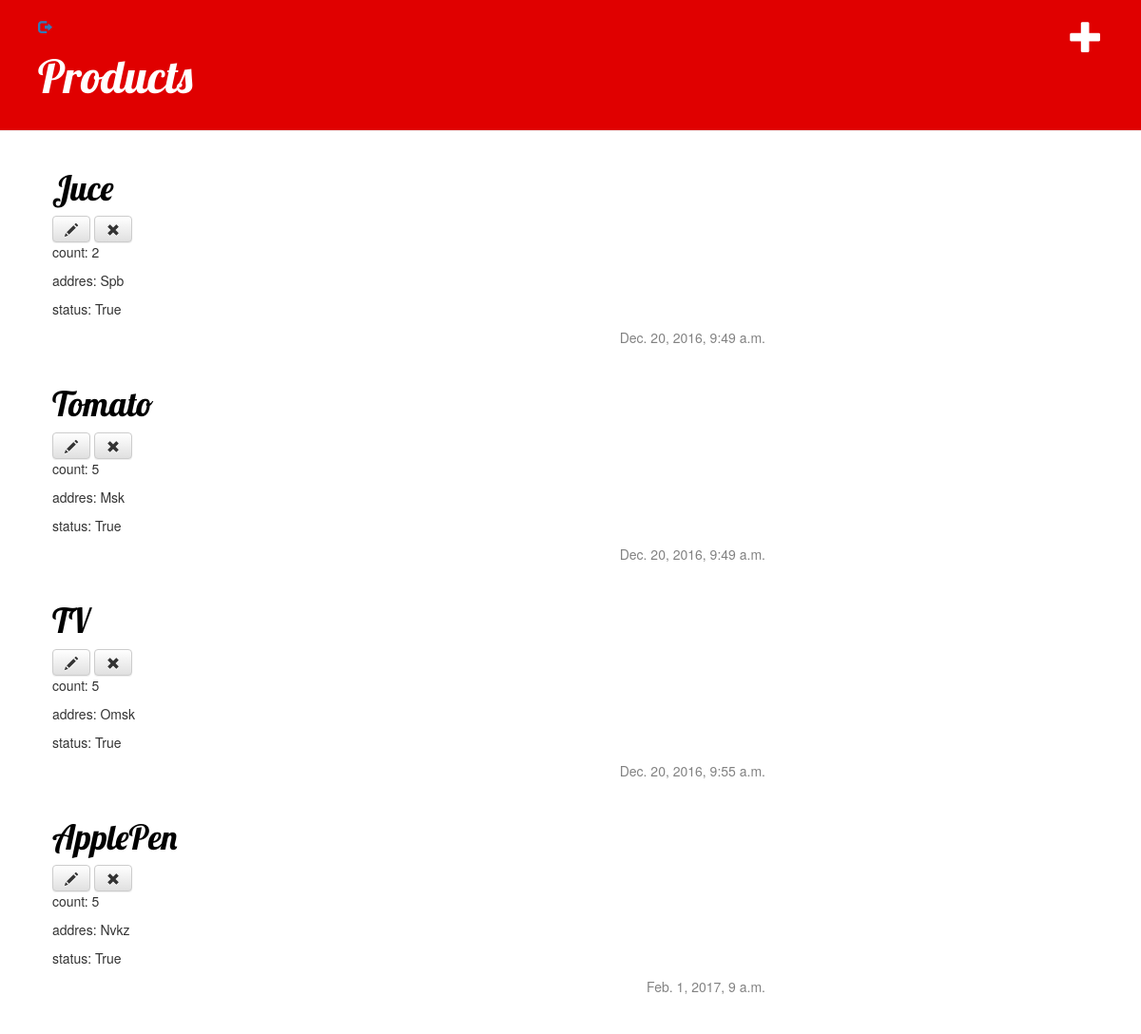
The app's page / (signed in) with its own data.
### product/models.py (models this page shows, shortened)
class InfoProd(models.Model):
    prod_title = models.CharField(max_length=100)
    prod_count = models.IntegerField(default=0)
    prod_address = models.CharField(max_length=200)
    prod_date = models.DateTimeField('prod_date')
    prod_status = models.BooleanField()

### product/views.py (the view)
# urls.py: url(r'^$', views.prod_list, name='prod_list'),
def prod_list(request):
    prods = InfoProd.objects.all().order_by('prod_date')
    return render(request, 'product/prod_list.html', {'prods': prods})

### product/templates/product/prod_list.html
 {% extends 'product/base.html' %}
 {% block content %}
                    {% for prod in prods %}
                        <div class="prod">
                            <h1><a href="{% url 'prod_detail' pk=prod.pk %}">{{ prod.prod_title }}</a></h1>
                            {% if user.is_authenticated %}
                            <a class="btn btn-default" href="{% url 'prod_edit' pk=prod.pk %}"><span class="glyphicon glyphicon-pencil"></span></a>
                            <a class="btn btn-default" href="{% url 'prod_remove' pk=prod.pk %}"><span class="glyphicon glyphicon-remove"></span></a>
                            {% endif %}
                            <p>count: {{ prod.prod_count}}</p>
                            <p>addres: {{ prod.prod_address}}</p>
                            <p>status: {{ prod.prod_status }}</p>
                            <div class="date">
                                {{ prod.prod_date }}
                            </div>
                        </div>
                    {% endfor %}
 {% endblock %}

### product/static/css/product.css (style rules this page uses)
h1, h2, h3, h4 { font-family: 'Lobster', cursive; }
.date { float: right; color: #828282; }
.prod { margin-bottom: 70px; }
.prod h1 a, .post h1 a:visited { color: #000000; }

### records on screen
InfoProd: prod_title "Juce", prod_count "2", prod_address "Spb", prod_status "True", prod_date "Dec. 20, 2016, 9:49 a.m."
InfoProd: prod_title "Tomato", prod_count "5", prod_address "Msk", prod_status "True", prod_date "Dec. 20, 2016, 9:49 a.m."
InfoProd: prod_title "TV", prod_count "5", prod_address "Omsk", prod_status "True", prod_date "Dec. 20, 2016, 9:55 a.m."
InfoProd: prod_title "ApplePen", prod_count "5", prod_address "Nvkz", prod_status "True", prod_date "Feb. 1, 2017, 9 a.m."
